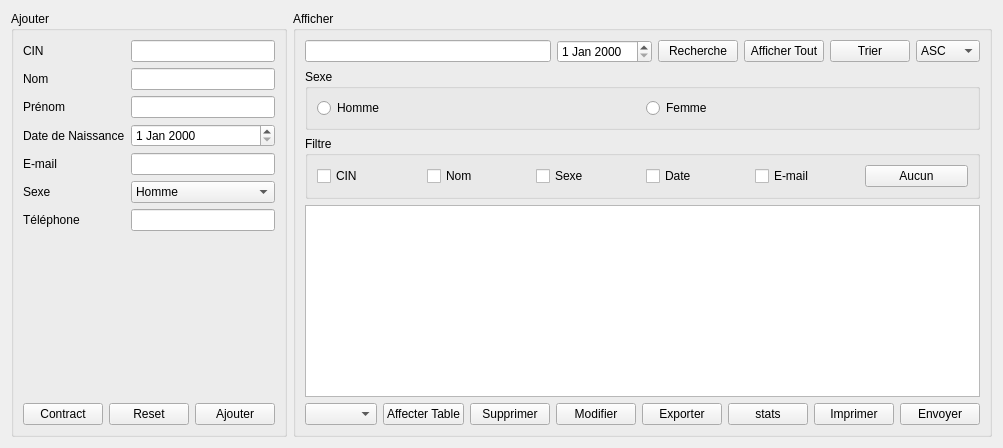
                 <widget class="QWidget" name="tab_9">
                  <attribute name="title">
                   <string>Invités</string>
                  </attribute>
                  <layout class="QHBoxLayout" name="horizontalLayout_71">
                   <item>
                    <layout class="QHBoxLayout" name="horizontalLayout_72">
                     <item>
                      <widget class="QGroupBox" name="groupBox_ajouter_invites_3">
                       <property name="title">
                        <string>Ajouter</string>
                       </property>
                       <layout class="QVBoxLayout" name="verticalLayout_29">
                        <item>
                         <layout class="QVBoxLayout" name="verticalLayout_30">
                          <item>
                           <layout class="QFormLayout" name="formLayout_9">
                            <item row="0" column="0">
                             <widget class="QLabel" name="cINLabel_3">
                              <property name="text">
                               <string>CIN</string>
                              </property>
                             </widget>
                            </item>
                            <item row="0" column="1">
                             <widget class="QLineEdit" name="cINLineEdit_invite_2"/>
                            </item>
                            <item row="1" column="0">
                             <widget class="QLabel" name="prNomLabel_5">
                              <property name="text">
                               <string>Nom</string>
                              </property>
                             </widget>
                            </item>
                            <item row="1" column="1">
                             <widget class="QLineEdit" name="nomLineEdit_invite_2"/>
                            </item>
                            <item row="2" column="0">
                             <widget class="QLabel" name="prNomLabel_6">
                              <property name="text">
                               <string>Prénom</string>
                              </property>
                             </widget>
                            </item>
                            <item row="2" column="1">
                             <widget class="QLineEdit" name="prNomLineEdit_invite_2"/>
                            </item>
                            <item row="3" column="0">
                             <widget class="QLabel" name="dateDeNaissanceLabel_3">
                              <property name="text">
                               <string>Date de Naissance</string>
                              </property>
                             </widget>
                            </item>
                            <item row="3" column="1">
                             <widget class="QDateEdit" name="dateDeNaissanceDateEdit_invite_2"/>
                            </item>
                            <item row="4" column="0">
                             <widget class="QLabel" name="eMailLabel_3">
                              <property name="text">
                               <string>E-mail</string>
                              </property>
                             </widget>
                            </item>
                            <item row="4" column="1">
                             <widget class="QLineEdit" name="eMailLineEdit_invite_2"/>
                            </item>
                            <item row="5" column="0">
                             <widget class="QLabel" name="sexeLabel_2">
                              <property name="text">
                               <string>Sexe</string>
                              </property>
                             </widget>
                            </item>
                            <item row="5" column="1">
                             <widget class="QComboBox" name="sexeComboBox_2">
                              <item>
                               <property name="text">
                                <string>Homme</string>
                               </property>
                              </item>
                              <item>
                               <property name="text">
                                <string>Femme</string>
                               </property>
                              </item>
                             </widget>
                            </item>
                            <item row="6" column="0">
                             <widget class="QLabel" name="tLPhoneLabel_3">
                              <property name="text">
                               <string>Téléphone</string>
                              </property>
                             </widget>
                            </item>
                            <item row="6" column="1">
                             <widget class="QLineEdit" name="tLPhoneLineEdit_invite_2"/>
                            </item>
                           </layout>
                          </item>
                          <item>
                           <layout class="QHBoxLayout" name="horizontalLayout_73">
                            <item>
                             <widget class="QPushButton" name="contract_invite_2">
                              <property name="text">
                               <string>Contract</string>
                              </property>
                             </widget>
                            </item>
                            <item>
                             <widget class="QPushButton" name="reset_invite_2">
                              <property name="text">
                               <string>Reset</string>
                              </property>
                             </widget>
                            </item>
                            <item>
                             <widget class="QPushButton" name="ajouter_invite_2">
                              <property name="text">
                               <string>Ajouter</string>
                              </property>
                             </widget>
                            </item>
                           </layout>
                          </item>
                         </layout>
                        </item>
                       </layout>
                      </widget>
                     </item>
                     <item>
                      <widget class="QGroupBox" name="groupBox_afficher_invites_3">
                       <property name="title">
                        <string>Afficher</string>
                       </property>
                       <layout class="QVBoxLayout" name="verticalLayout_31">
                        <item>
                         <layout class="QVBoxLayout" name="verticalLayout_32">
                          <item>
                           <layout class="QHBoxLayout" name="horizontalLayout_74">
                            <item>
                             <widget class="QLineEdit" name="lineEdit_recherche_invite_2"/>
                            </item>
                            <item>
                             <widget class="QDateEdit" name="date_recherche_invite_2"/>
                            </item>
                            <item>
                             <widget class="QPushButton" name="recherche_invite_2">
                              <property name="text">
                               <string>Recherche</string>
                              </property>
                             </widget>
                            </item>
                            <item>
                             <widget class="QPushButton" name="afficher_tout_invite_2">
                              <property name="text">
                               <string>Afficher Tout</string>
                              </property>
                             </widget>
                            </item>
                            <item>
                             <widget class="QPushButton" name="trier_invite_2">
                              <property name="text">
                               <string>Trier</string>
                              </property>
                             </widget>
                            </item>
                            <item>
                             <widget class="QComboBox" name="ordre_invite_2">
                              <item>
                               <property name="text">
                                <string>ASC</string>
                               </property>
                              </item>
                              <item>
                               <property name="text">
                                <string>DESC</string>
                               </property>
                              </item>
                             </widget>
                            </item>
                           </layout>
                          </item>
                          <item>
                           <layout class="QHBoxLayout" name="horizontalLayout_75">
                            <item>
                             <widget class="QGroupBox" name="groupBox_15">
                              <property name="title">
                               <string>Sexe</string>
                              </property>
                              <layout class="QHBoxLayout" name="horizontalLayout_76">
                               <item>
                                <layout class="QHBoxLayout" name="horizontalLayout_77">
                                 <item>
                                  <widget class="QRadioButton" name="radio_button_homme_2">
                                   <property name="text">
                                    <string>Homme</string>
                                   </property>
                                  </widget>
                                 </item>
                                 <item>
                                  <widget class="QRadioButton" name="radio_button_femme_2">
                                   <property name="text">
                                    <string>Femme</string>
                                   </property>
                                  </widget>
                                 </item>
                                </layout>
                               </item>
                              </layout>
                             </widget>
                            </item>
                           </layout>
                          </item>
                          <item>
                           <layout class="QHBoxLayout" name="horizontalLayout_78">
                            <item>
                             <widget class="QGroupBox" name="groupBox_16">
                              <property name="title">
                               <string>Filtre</string>
                              </property>
                              <layout class="QHBoxLayout" name="horizontalLayout_79">
                               <item>
                                <layout class="QHBoxLayout" name="horizontalLayout_80">
                                 <item>
                                  <widget class="QCheckBox" name="checkBox_cin_invite_2">
                                   <property name="text">
                                    <string>CIN</string>
                                   </property>
                                  </widget>
                                 </item>
                                 <item>
                                  <widget class="QCheckBox" name="checkBox_nom_invite_2">
                                   <property name="text">
                                    <string>Nom</string>
                                   </property>
                                  </widget>
                                 </item>
                                 <item>
                                  <widget class="QCheckBox" name="checkBox_sexe_invite_2">
                                   <property name="text">
                                    <string>Sexe</string>
                                   </property>
                                  </widget>
                                 </item>
                                 <item>
                                  <widget class="QCheckBox" name="checkBox_date_invite_2">
                                   <property name="text">
                                    <string>Date</string>
                                   </property>
                                  </widget>
                                 </item>
                                 <item>
                                  <widget class="QCheckBox" name="checkBox_mail_invite_2">
                                   <property name="text">
                                    <string>E-mail</string>
                                   </property>
                                  </widget>
                                 </item>
                                 <item>
                                  <widget class="QPushButton" name="aucun_invite_2">
                                   <property name="text">
                                    <string>Aucun</string>
                                   </property>
                                  </widget>
                                 </item>
                                </layout>
                               </item>
                              </layout>
                             </widget>
                            </item>
                           </layout>
                          </item>
                          <item>
                           <layout class="QHBoxLayout" name="horizontalLayout_81">
                            <item>
                             <widget class="QTableView" name="tableView_invite_2"/>
                            </item>
                           </layout>
                          </item>
                          <item>
                           <layout class="QHBoxLayout" name="horizontalLayout_82">
                            <item>
                             <widget class="QComboBox" name="comboBox_tables_2"/>
                            </item>
                            <item>
                             <widget class="QPushButton" name="affecter_table_2">
                              <property name="text">
                               <string>Affecter Table</string>
                              </property>
                             </widget>
                            </item>
                            <item>
                             <widget class="QPushButton" name="supprimer_invite_2">
                              <property name="text">
                               <string>Supprimer</string>
                              </property>
                             </widget>
                            </item>
                            <item>
                             <widget class="QPushButton" name="modifier_invite_2">
                              <property name="text">
                               <string>Modifier</string>
                              </property>
                              <property name="checkable">
                               <bool>true</bool>
                              </property>
                             </widget>
                            </item>
                            <item>
                             <widget class="QPushButton" name="exporter_invite_2">
                              <property name="text">
                               <string>Exporter</string>
                              </property>
                             </widget>
                            </item>
                            <item>
                             <widget class="QPushButton" name="stats_invite_2">
                              <property name="text">
                               <string>stats</string>
                              </property>
                             </widget>
                            </item>
                            <item>
                             <widget class="QPushButton" name="imprimer_invite_2">
                              <property name="text">
                               <string>Imprimer</string>
                              </property>
                             </widget>
                            </item>
                            <item>
                             <widget class="QPushButton" name="envoyer_invite_2">
                              <property name="text">
                               <string>Envoyer</string>
                              </property>
                             </widget>
                            </item>
                           </layout>
                          </item>
                         </layout>
                        </item>
                       </layout>
                      </widget>
                     </item>
                    </layout>
                   </item>
                  </layout>
                 </widget>
